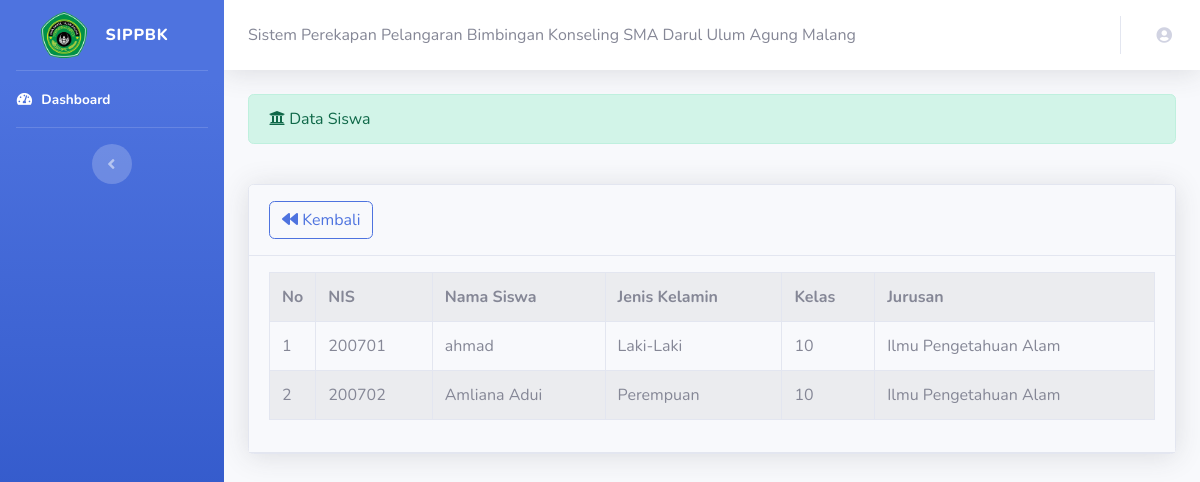
Page /jurusan/info_KJ/K_10_IPA on the committed database.
### tables this page shows
CREATE TABLE `siswa` (
  `id_siswa` varchar(50) NOT NULL,
  `id_KJ` varchar(255) NOT NULL,
  `nilai_raport` varchar(255) DEFAULT NULL,
  `nama_siswa` varchar(255) NOT NULL,
  `password` varchar(50) NOT NULL,
  `jenis_kelamin` varchar(50) NOT NULL,
  `alamat` varchar(255) NOT NULL,
  `nohp` varchar(25) NOT NULL,
  `ttl` date NOT NULL,
  `tempat_lahir` varchar(50) NOT NULL,
  `tinggal` varchar(50) DEFAULT NULL,
  `hoby` varchar(50) DEFAULT NULL,
  `prestasi` varchar(255) DEFAULT NULL,
  `cita_cita` varchar(255) DEFAULT NULL,
  `nama_ayah` varchar(50) DEFAULT NULL,
  `password_ortu` varchar(50) NOT NULL,
  `nama_ibu` varchar(50) DEFAULT NULL,
  `alamat_ortu` varchar(255) DEFAULT NULL,
  `pekerjaan_ayah` varchar(50) DEFAULT NULL,
  `pendidikan_ayah` varchar(50) DEFAULT NULL,
  `nohp_ayah` varchar(20) DEFAULT NULL,
  `pekerjaan_ibu` varchar(50) DEFAULT NULL,
  `pendidikan_ibu` varchar(50) DEFAULT NULL,
  `nohp_ibu` varchar(25) DEFAULT NULL
);

CREATE TABLE `kj` (
  `id_KJ` varchar(50) NOT NULL,
  `nama_jurusan` varchar(25) NOT NULL,
  `Kelas` varchar(25) NOT NULL
);

### application/controllers/jurusan.php (called while the page is built, shortened)
<?php
class jurusan extends CI_Controller
{
    function __construct()
    {
        $this->load->library('form_validation');
        $this->load->model("jurusan_model");
        $this->load->model("siswa_model");
    }
    public function info_kj($id_KJ)
    {
        $data['kj'] = $this->siswa_model->jurusan($id_KJ);
        $this->load->view('template/header');
        $this->load->view('template/sidebar');
        $this->load->view('info_kj', $data);
        $this->load->view('template/footer');
    }
}

### index.php (called while the page is built, shortened)
<?php
require_once BASEPATH.'core/CodeIgniter.php';

### application/models/siswa_model.php (called while the page is built, shortened)
<?php
class siswa_model extends CI_Model
{
    public function jurusan($id_KJ)
    {
        return $this->db->from('kj')
            ->join('siswa', 'siswa.id_KJ=kj.id_KJ')
            ->where('kj.id_KJ', $id_KJ)
            ->get()
            ->result();
    }
}

### application/views/info_kj.php (the view)
<div class="container-fluid">
    <div class="alert alert-success" role="alert">
        <i class="fas fa-university"></i> Data Siswa
    </div>
    <br>
    <div class="card shadow mb-4">
        <div class="card-header py-3">
            <a href="<?= base_url('jurusan'); ?>" class="btn btn-outline-primary"><i class="fas fa-backward"></i> Kembali</a>
        </div>
        <div class="card-header py-3">
            <table class="table table-bordered table-striped table-hover">
                <tr>
                    <th>No</th>
                    <th>NIS</th>
                    <th>Nama Siswa</th>
                    <th>Jenis Kelamin</th>
                    <th>Kelas</th>
                    <th>Jurusan</th>
                </tr>
                <?php
                $no = 1;
                foreach ($kj as $sw) : ?>
                    <tr>
                        <td width="20px"><?php echo $no++ ?></td>
                        <td><?php echo $sw->id_siswa ?></td>
                        <td><?php echo $sw->nama_siswa ?></td>
                        <td><?php echo $sw->jenis_kelamin ?></td>
                        <td><?php echo $sw->Kelas ?></td>
                        <td><?php echo $sw->nama_jurusan ?></td>
                    </tr>
                <?php endforeach; ?>
            </table>
        </div>
    </div>
</div>

### rows in the picture
siswa: id_siswa "200701", nama_siswa "ahmad", jenis_kelamin "Laki-Laki", id_KJ.Kelas "10", id_KJ.nama_jurusan "Ilmu Pengetahuan Alam"
siswa: id_siswa "200702", nama_siswa "Amliana Adui", jenis_kelamin "Perempuan", id_KJ.Kelas "10", id_KJ.nama_jurusan "Ilmu Pengetahuan Alam"
